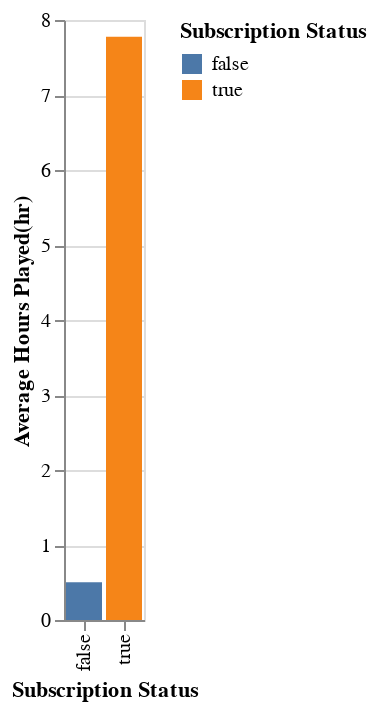

Here is the notebook cell this chart was saved with:
### Code cell
# Subscription status comapred with Average hours played
plot2= alt.Chart(players_tidy).mark_bar().encode(
    x=alt.X("subscribe:N").title("Subscription Status"),
    y=alt.Y("mean(played_hours)").title("Average Hours Played(hr)"),
    color = alt.Color("subscribe:N").title("Subscription Status")
)
plot2

### Figure 1 — Vega-Lite specification as saved in the notebook (floating-point values rounded to 4 significant figures; data arrays with more than 128 entries replaced by an {"elided": "..."} marker saying what was removed)
{"config": {"view": {"continuousWidth": 300, "continuousHeight": 300}}, "data": {"name": "data-dc39170511f3ba1e9a8571eea42c5369"}, "mark": {"type": "bar"}, "encoding": {"color": {"field": "subscribe", "title": "Subscription Status", "type": "nominal"}, "x": {"field": "subscribe", "title": "Subscription Status", "type": "nominal"}, "y": {"aggregate": "mean", "field": "played_hours", "title": "Average Hours Played(hr)", "type": "quantitative"}}, "$schema": "https://vega.github.io/schema/vega-lite/v5.20.1.json", "datasets": {"data-dc39170511f3ba1e9a8571eea42c5369": {"elided": "196 records"}}}
